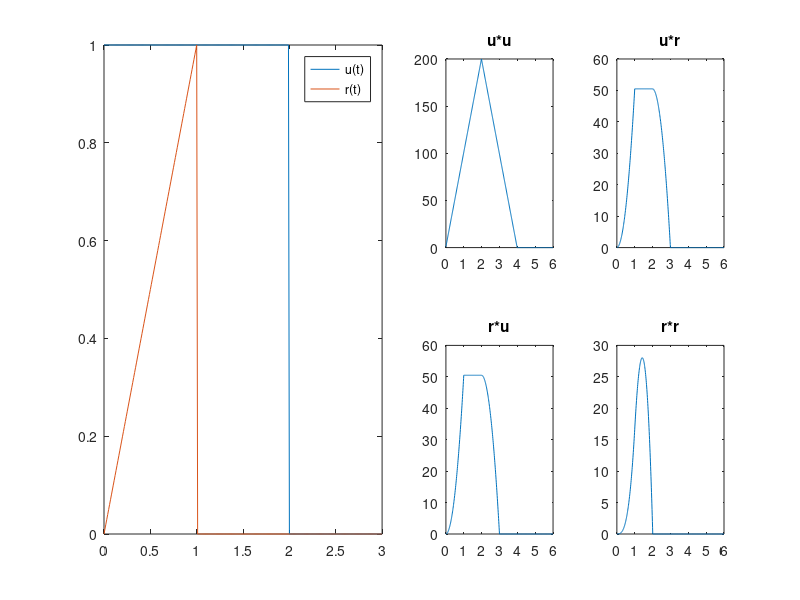
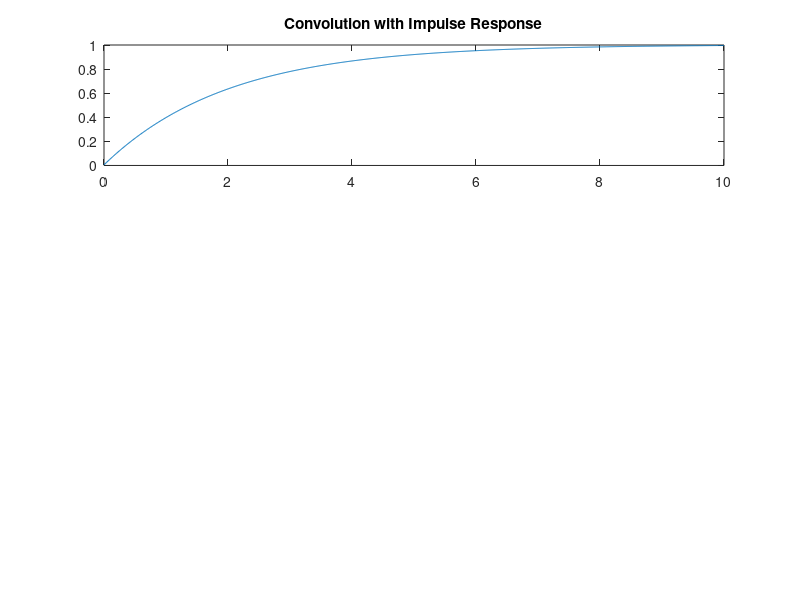

The MATLAB source for these figures, in order: (Note: this script raises an error after producing the figures.)
%% example 3-1
% time series
dt = 0.01;
t = 0:dt:3;
% signal description
u = t < 2;
r = t .* (t <= 1);

% plot raw signals
figure(1);
subplot(2, 4, [1 2 5 6]);
plot(t, u, t, r);
legend('u(t)', 'r(t)');

% convolutions
y1 = conv(u, u);
y2 = conv(u, r);
y3 = conv(r, u);
y4 = conv(r, r);

% extended time series (to match data length)
t2 = (0:(length(y1)-1))*dt;

% plot each results
subplot(2, 4, 3);
plot(t2, y1);
title('u*u');
subplot(2, 4, 4);
plot(t2, y2);
title('u*r');
subplot(2, 4, 7);
plot(t2, y3);
title('r*u');
subplot(2, 4, 8);
plot(t2, y4);
title('r*r');

%% example 3-2
%%% convolution of impulse response
% time series
dt = 0.01;
t = 0:dt:10;

% impulse response h(t)
h = 1/2*exp(-0.5*t);
% step input u(t)
u = ones(size(t));
% convolution
y1 = conv(h, u)*dt;
% cut data length to match time series
y1 = y1(1:length(t));

% plot convolution
figure(2);
subplot(3, 1, 1);
plot(t, y1);
title('Convolution with Impulse Response');

%%% inverse laplace - transfer function
% symbolic inverse laplace
syms s
eqn = 1/(2*s+1)*(1/s);
y_syms = ilaplace(eqn);

% time series
dt = 0.01;
t = 0:dt:10;

% evaluation
y2 = eval(y_syms);
subplot(3, 1, 2);
plot(t, y2);
title('Transfer Function');

%%% using control systme toolbox
sys = tf(1, [2 1]); 
y3 = step(sys, t);
subplot(3, 1, 3);
plot(t, y3);
title('Using step() Function');